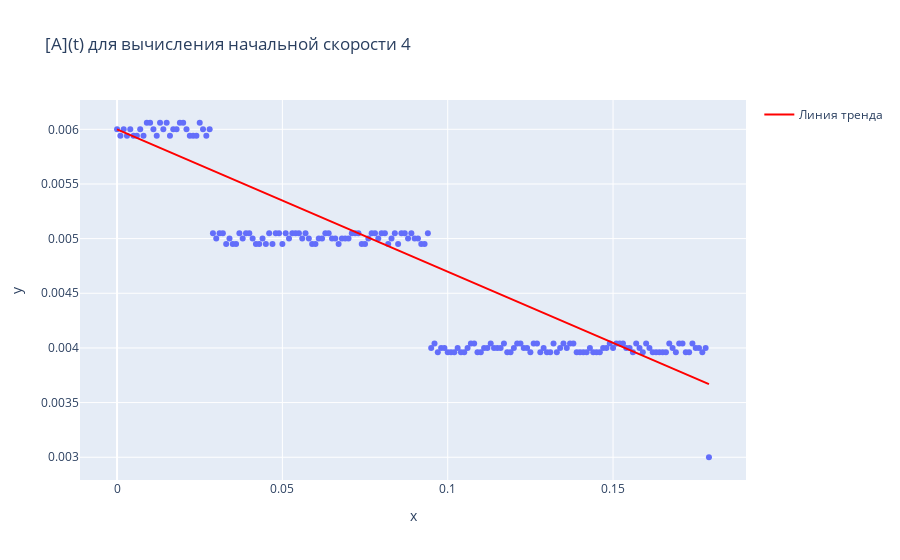

Notebook cell for this chart:
### Code cell
x = data['t.min.3'].head(180)
y = data['[A]exp.3'].head(180)
fig = px.scatter(data_frame=data, x=x, y=y, title='[A](t) для вычисления начальной скорости 4')

#Построение линии тренда с фиксированным свободным членом равным начальной концентрации
coeffs = np.polyfit(x, y, deg=1)
coeffs[1] = data['[A]exp.3'].values[0]
poly_eq = np.poly1d(coeffs)
x_trend = np.linspace(x.min(), x.max(), 100)
y_trend = poly_eq(x_trend)
fig.add_scatter(x=x_trend, y=y_trend, mode='lines', name='Линия тренда', line=dict(color='red'))

y_pred = poly_eq(x) 
r_squared = r2_score(y, y_pred)


print('Коэффициенты уравнения линии тренда: a = ' + str(coeffs[0])+', b = '+str(coeffs[1]))
print('R^2: '+str(r_squared))

fig.show()
r4 = -(coeffs[0])
print('r4 = '+str(r4))
